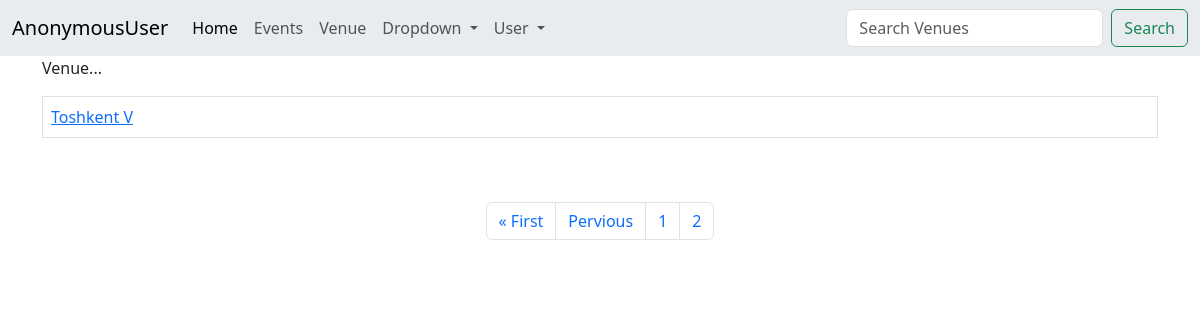
The app's page /list_venue?page=2, older data.
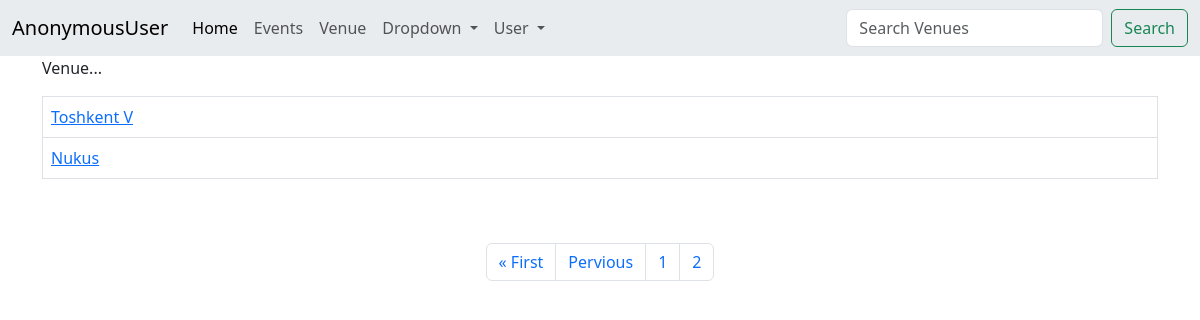
The same page, newer data.
### home/models.py (models this page shows)
class Venue(models.Model):
    name=models.CharField('Venue Name',max_length=120)
    address=models.CharField(max_length=300)
    zip_code=models.CharField('Zip Code',max_length=100)
    phone=models.CharField('Contact Phone',max_length=100,blank=True)
    web=models.URLField('Website Address',blank=True)
    email_address=models.EmailField('Email',blank=True)
    owner=models.IntegerField('Venue Owner',blank=False,default=1)
    venue_image=models.ImageField(null=True,blank=True,upload_to="venue_image/")
    def __str__(self):
        return self.name

### home/views.py (the view)
# urls.py: path('list_venue',views.list_venues,name='list_venue'),
def list_venues(request):
    venue_list=Venue.objects.all()
    p=Paginator(Venue.objects.all(),3)
    page=request.GET.get('page')
    venues=p.get_page(page)
    nums= "a" * venues.paginator.num_pages
    return render(request,'venue.html',{'venue_list':venue_list,'venues':venues,'nums':nums})

### Template/venue.html (shortened to what this page needs)
{% extends "base.html" %}
{% block content %}
<p> Venue... </p>
<table class="table table-stripd table-hover table-bordered">
{% for venue in venues %}
<tr><td>
<a href=" {% url 'show_venue' venue.id %} ">{{ venue }}</a>
</td>
</tr>
{% endfor %}
</table>
<br/></br/>
<nav aria-label="Page navigation example">
   <ul class="pagination justify-content-center">
{% if venues.has_previous %}
<li class="page-item"><a class="page-link" href="?page=1">&laquo First </a></li>
<li class="page-item"><a class="page-link" href="?page={{ venues.pervious_page_number }}">Pervious </a></li>
{% endif %}
{% for i in nums %}
<li class="page-item"><a class="page-link" href="?page={{ forloop.counter }}">{{ forloop.counter }}</a></li>
{% endfor %}
</ul>
</nav>
{% endblock %}

Row changes from the older to the newer data that the page shows:
added Venue: name "Nukus"
